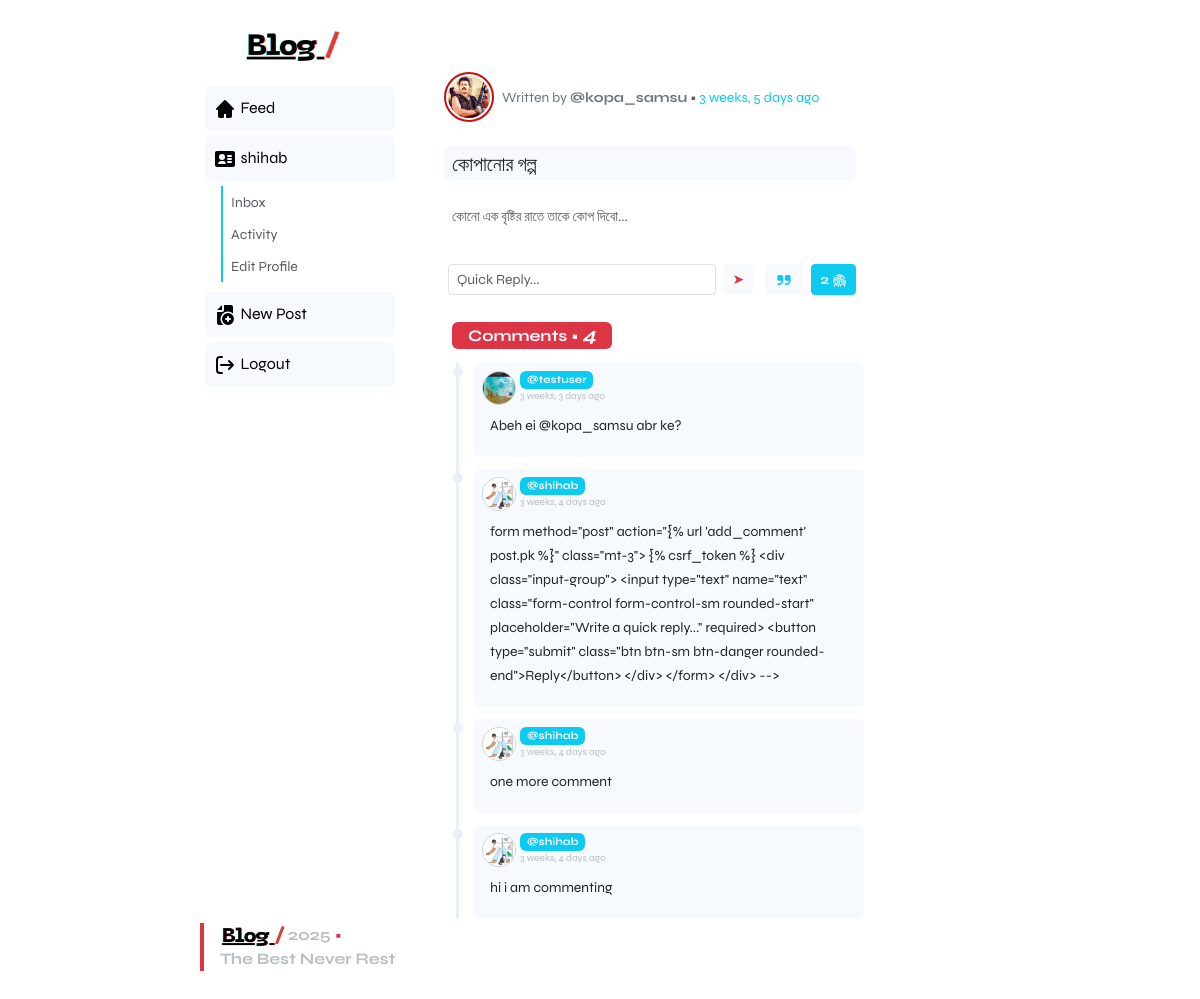
Before: /post/12/ (signed in) with the older database file.
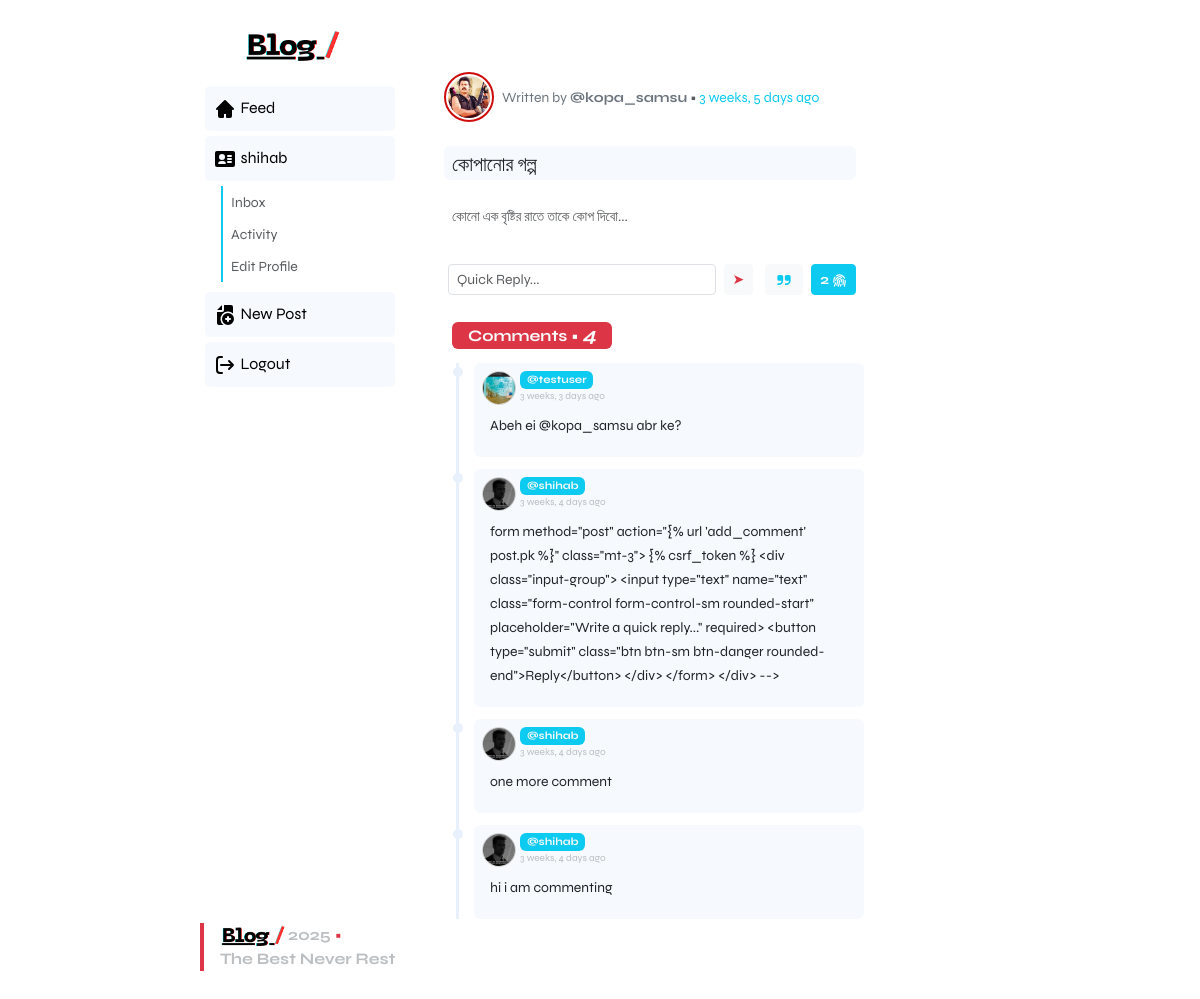
After: the same page with the newer database file.
### blog/models.py (models this page shows, shortened)
class Comment(models.Model):
    post = models.ForeignKey(Post, related_name="comments", on_delete=models.CASCADE)
    author = models.ForeignKey(User, on_delete=models.CASCADE)
    text = models.TextField()
    created_at = models.DateTimeField(auto_now_add=True)

class UserProfile(models.Model):
    user =  models.OneToOneField(User, on_delete=models.CASCADE)
    bio = models.TextField(blank=True, null=True)
    profile_image = models.ImageField(upload_to='profile_images/', default='default.png')

### blog/views.py (the view)
@login_required
def post_detail(request, pk):
    post = get_object_or_404(Post, pk=pk)
    comments = post.comments.all().order_by('-created_at')
    return render(request, 'blog/post_detail.html', {'post':post, 'comments': comments})

### blog/models.py (called while the page is built)
    def total_likes (self):
        if self.likes.count():
            return self.likes.count()
        else :
            return 0

    def liked_by_user(self, user):
        return self.likes.filter(user=user).exists()

### blog/templatetags/app_icons.py (called while the page is built)
@register.simple_tag
def get_icon(name, size=20, cls=""):
    file_path = os.path.join(ICON_PATH, f"{name}.svg")
    try:
        with open(file_path, "r") as f:
            svg = f.read()
        svg = svg.replace("<svg", f'<svg width="{size}" height="{size}" class="{cls}"')
        return mark_safe(svg)
    except FileNotFoundError:
        return f"<!-- icon '{name}' not found -->"

### blog/templatetags/post_extras.py (called while the page is built)
@register.filter
def liked_by_user(post, user):
    return post.liked_by_user(user)

### blog/templates/blog/post_detail.html (shortened to what the changed rows need)
{% extends "blog/base.html" %}
{% block content %}
{% load app_icons %}
{% load humanize %}
                            {% load post_extras %}
        <div class="px-3 mt-2  pb-5">
            <div class="comment-thread">
                {% for comment in comments %}
                <div class="comment-item bg-bluelight  p-2 rounded">
                    <div class="line"></div>
                    <div class="comment-content">
                        <div class="d-flex justify-content-start align-items-start mb-1">
                            <div>
                                <img class="comment-thumbnail" src="{{comment.author.userprofile.profile_image.url}}">
                            </div>
                            <div class="d-flex flex-column justify-content-start align-items-start ps-1">
                                <strong class="badge text-light bg-info ">@{{ comment.author.username }}
                                </strong>
                                <small class=" text-lightpro rounded tiny-text">
                                    {{ comment.created_at|naturaltime }}
                                </small>
                            </div>
                        </div>
                        <p class="text-dark rounded ps-2 p-1 mb-2 fs-6 "><small>{{ comment.text }}</small></p>
                    </div>
                </div>
                {% empty %}
                    <p class="text-muted">No comments yet.</p>
                {% endfor %}
            </div>
        </div>
        {% for comment in comments %}
                    {% load humanize %}
        {% empty %}
        <p class="text-muted">No comments yet. Be the first to comment!</p>
        {% endfor %}
{% endblock %}

Changed rows visible on the page:
changed through a linked row, Comment (number 2 of 4 on the later page): author.userprofile.profile_image: a different picture
changed through a linked row, Comment "one more comment": author.userprofile.profile_image: a different picture
changed through a linked row, Comment "hi i am commenting": author.userprofile.profile_image: a different picture
